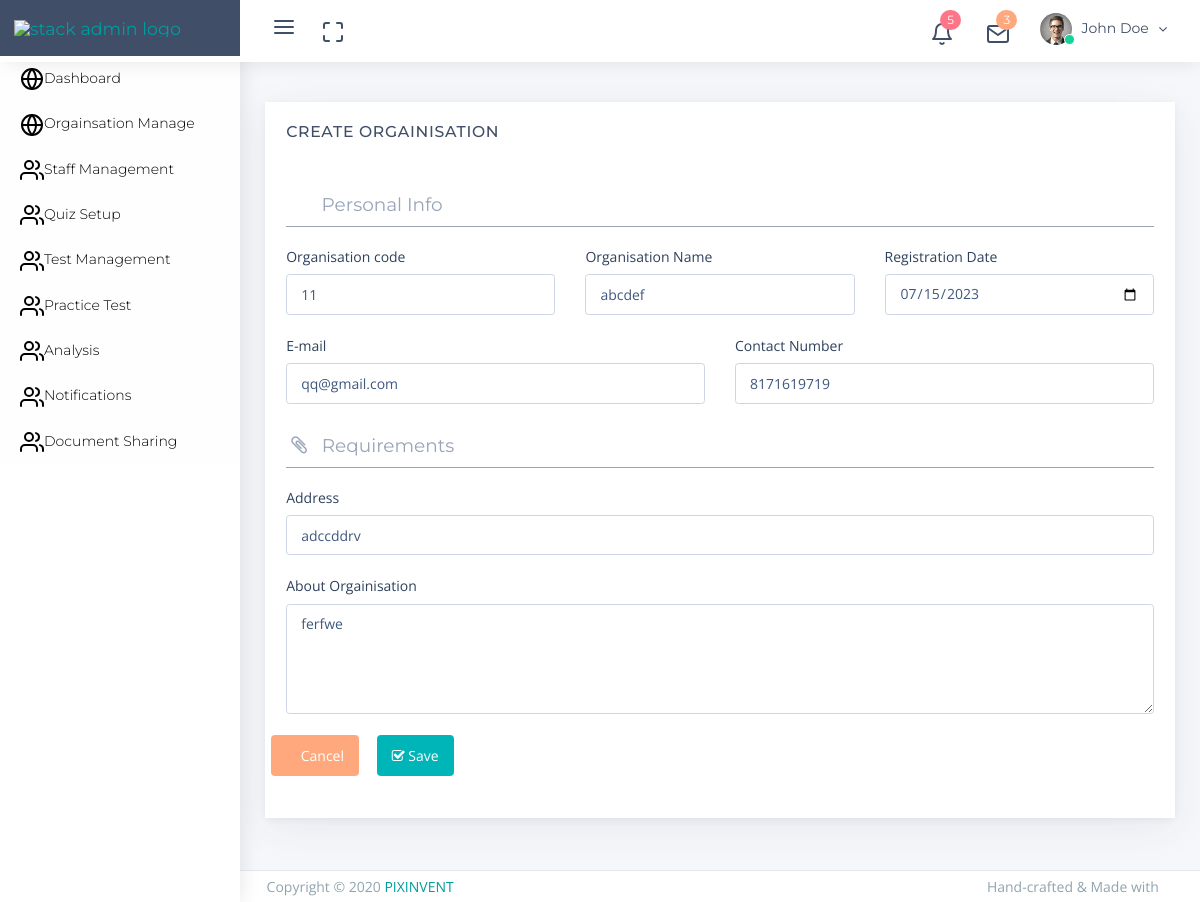
/stack-responsive-bootstrap-4-admin-template/dashboard/parent/update_org.php?org_id=1, run on the app's committed database.
### tables this page shows
CREATE TABLE `organisation` (
  `id` int(11) NOT NULL,
  `org_code` int(11) NOT NULL,
  `org_name` varchar(255) NOT NULL,
  `org_contact` varchar(255) NOT NULL,
  `org_email` varchar(255) NOT NULL,
  `org_add` varchar(255) NOT NULL,
  `org_abt` text NOT NULL,
  `org_registraiom` date NOT NULL DEFAULT current_timestamp(),
  `user_admin_id` varchar(255) NOT NULL,
  `created_date` timestamp NOT NULL DEFAULT current_timestamp()
);

### stack-responsive-bootstrap-4-admin-template/dashboard/parent/update_org.php (the view, shortened to what this page needs)
<?php include "../common/header.php"; ?>
<?php
$servername = "localhost";
$username = "root";
$password = "";
$dbname = "rivi";
$conn = mysqli_connect($servername, $username, $password, $dbname);
$get_id = $_GET['org_id'];
$sql = "SELECT * FROM organisation where id = '". $get_id ."'";
$result = mysqli_query($conn, $sql);
$row = mysqli_fetch_assoc($result);
?>
<div class="app-content content">
    <div class="content-wrapper">
        <div class="content-header row">
            <div class="content-header-right col-md-6 col-12">
            </div>
        </div>
        <div class="content-body">
            <section id="basic-form-layouts">
                <div class="row match-height">
                    <div class="col-md-12">
                        <div class="card">
                            <div class="card-header">
                                <h4 class="card-title" id="basic-layout-form">Create Orgainisation</h4>
                                <div class="heading-elements">
                                    <ul class="list-inline mb-0">
                                        <li><a data-action="collapse"><i class="feather icon-minus"></i></a></li>
                                        <li><a data-action="reload"><i class="feather icon-rotate-cw"></i></a></li>
                                        <li><a data-action="expand"><i class="feather icon-maximize"></i></a></li>
                                        <li><a data-action="close"><i class="feather icon-x"></i></a></li>
                                    </ul>
                                </div>
                            </div>
                            <div class="card-content collapse show">
                                <div class="card-body">
                                    <form class="form" method="POST" action="" >
                                        <div class="form-body">
                                            <h4 class="form-section"><i class="feather icon-user"></i> Personal Info</h4>
                                            <div class="row">
                                                <div class="col-md-4">
                                                    <div class="form-group">
                                                        <label for="projectinput1">Organisation code</label>
                                                        <input type="text" value="<?php echo $row['org_code']; ?>" id="projectinput1" class="form-control" placeholder="First Name" name="org_code">
                                                    </div>
                                                </div>
                                                <div class="col-md-4">
                                                    <div class="form-group">
                                                        <label for="projectinput2">Organisation Name</label>
                                                        <input type="text" value="<?php echo $row['org_name']; ?>" id="projectinput2" class="form-control" placeholder="Last Name" name="org_name">
                                                    </div>
                                                </div>
                                                <div class="col-md-4">
                                                    <div class="form-group">
                                                        <label for="projectinput2">Registration Date</label>
                                                        <input type="date" value="<?php echo $row['org_registraiom']; ?>" id="projectinput2" class="form-control" placeholder="Registration Date" name="org_reg_date">
                                                    </div>
                                                </div>
                                            </div>
                                            <div class="row">
                                                <div class="col-md-6">
                                                    <div class="form-group">
                                                        <label for="projectinput3">E-mail</label>
                                                        <input type="text" value="<?php echo $row['org_email']; ?>" id="projectinput3" class="form-control" placeholder="E-mail" name="org_email">
                                                    </div>
                                                </div>
                                                <div class="col-md-6">
                                                    <div class="form-group">
                                                        <label for="projectinput4">Contact Number</label>
                                                        <input type="text" value="<?php echo $row['org_contact']; ?>" id="projectinput4" class="form-control" placeholder="Phone" name="org_contact">
                                                    </div>
                                                </div>
                                            </div>
                                            <h4 class="form-section"><i class="fa fa-paperclip"></i> Requirements</h4>
                                            <div class="form-group">
                                                <label for="companyName">Address</label>
                                                <input type="text" id="companyName" value="<?php echo $row['org_add']; ?>" class="form-control" placeholder="Company Name" name="org_add">
                                            </div>
                                            <div class="form-group">
                                                <label for="projectinput8">About Orgainisation</label>
                                                <textarea id="projectinput8" value="" rows="5" class="form-control"  placeholder="About Organisation" name="org_abt"><?php echo $row['org_abt']; ?></textarea>
                                            </div>
                                        </div>
                                        <div class="row">
                                            <div class="form-group">
                                                <button type="reset" class="btn btn-warning mr-1">
                                                    <i class="feather icon-x"></i> Cancel
                                                </button>
                                                <button type="submit" class="btn btn-primary" name= "org_sub_up">
                                                    <i class="fa fa-check-square-o" ></i> Save
                                                </button>
                                            </div>
                                        </div>
                                    </form>
                                </div>
                            </div>
                        </div>
                    </div>
                </div>
            </section>
        </div>
    </div>
</div>
<?php include "../common/footer.php"; ?>

### data on the page
organisation: org_code "11", org_name "abcdef", org_reg_date "07/15/2023", org_email "qq@gmail.com", org_contact "8171619719", org_add "adccddrv", org_abt "ferfwe"
